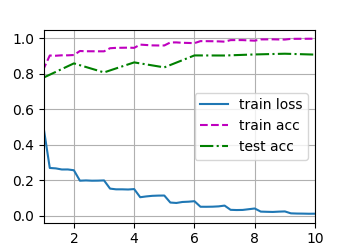

Generate this figure with Python:
import torch
from torch import nn
from torch.nn import functional as F
from d2l import torch as d2l

# 构造残差块
class Residual(nn.Module):
    def __init__(self, input_channels, num_channels, use_1x1conv=False, strides=1):
        super().__init__()
        self.conv1 = nn.Conv2d(input_channels, num_channels, kernel_size=3, padding=1, stride=strides)
        self.conv2 = nn.Conv2d(num_channels, num_channels, kernel_size=3, padding=1)
        if use_1x1conv:
            self.conv3 = nn.Conv2d(input_channels, num_channels, kernel_size=1, stride=strides)
        else:
            self.conv3 = None
        self.bn1 = nn.BatchNorm2d(num_channels)
        self.bn2 = nn.BatchNorm2d(num_channels)
        self.relu = nn.ReLU(inplace=True)

    def forward(self, X):
        Y = F.relu(self.bn1(self.conv1(X)))
        Y = self.bn2(self.conv2(Y))
        if self.conv3:
            X = self.conv3(X)
        Y += X
        return F.relu(Y)

# 查看输入与输出形状
blk = Residual(3,3)
X = torch.rand(4,3,6,6)
Y = blk(X)
print("输入输出形状一致:",Y.shape)

# 增加输出通道数的同时，减半输出的高和宽
blk = Residual(3,6, use_1x1conv=True, strides=2)
print("\n增加输出通道数，减半输出的高和宽:", blk(X).shape)

# ResNet每个卷积层后增加了批量归一化层
b1 = nn.Sequential(
    nn.Conv2d(1,64,kernel_size=7,stride=2,padding=3),
    nn.BatchNorm2d(64),
    nn.ReLU(),
    nn.MaxPool2d(kernel_size=3,stride=2,padding=1)
)

# 残差块模块
def resnet_block(input_channels, num_channels, num_residuals, first_block=False):
    blk = []
    for i in range(num_residuals):
        if i == 0 and not first_block:
            blk.append(Residual(input_channels,num_channels,use_1x1conv=True,strides=2))
        else:
            blk.append(Residual(num_channels,num_channels))
    return blk

# 在ResNet加入所有残差块，每个模块用2个残差块
b2 = nn.Sequential(*resnet_block(64,64,2,first_block=True))
b3 = nn.Sequential(*resnet_block(64,128,2))
b4 = nn.Sequential(*resnet_block(128,256,2))
b5 = nn.Sequential(*resnet_block(256,512,2))

# 在ResNet中加入全剧平均汇聚层，以及全连接层输出
net = nn.Sequential(b1,b2,b3,b4,b5,
                    nn.AdaptiveAvgPool2d((1,1)),
                    nn.Flatten(),
                    nn.Linear(512,10))


X = torch.rand(size=(1,1,224,224))
for layer in net:
    X = layer(X)
    print(layer.__class__.__name__, 'output shape:\t', X.shape)

lr, num_epochs, batch_size = 0.05, 10, 256
train_iter, test_iter = d2l.load_data_fashion_mnist(batch_size,resize=96)
d2l.train_ch6(net, train_iter, test_iter, num_epochs, lr, d2l.try_gpu())
d2l.plt.savefig("resnet.png")
d2l.plt.show()

